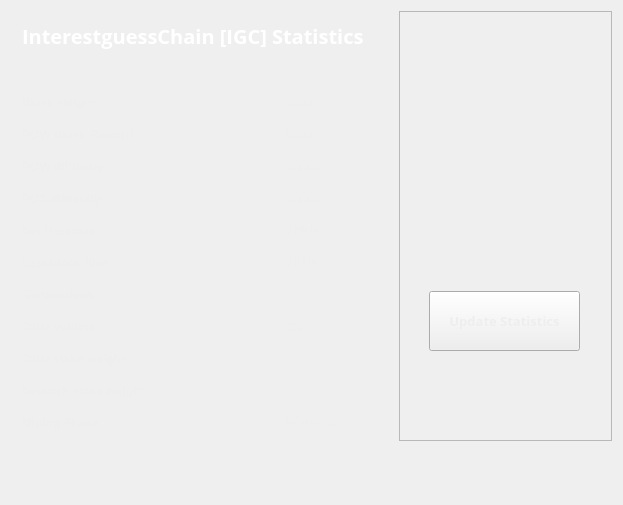
<?xml version="1.0" encoding="UTF-8"?>
<ui version="4.0">
 <class>StatisticsPage</class>
 <widget class="QWidget" name="StatisticsPage">
  <property name="windowModality">
   <enum>Qt::NonModal</enum>
  </property>
  <property name="geometry">
   <rect>
    <x>0</x>
    <y>0</y>
    <width>623</width>
    <height>505</height>
   </rect>
  </property>
  <property name="windowTitle">
   <string>Digging</string>
  </property>
  <property name="styleSheet">
   <string notr="true">color:#eeeeee;
font-family:'Open Sans,sans-serif';</string>
  </property>
  <layout class="QGridLayout" name="gridLayout">
   <property name="sizeConstraint">
    <enum>QLayout::SetMaximumSize</enum>
   </property>
   <item row="0" column="1">
    <widget class="QFrame" name="frame">
     <property name="minimumSize">
      <size>
       <width>213</width>
       <height>0</height>
      </size>
     </property>
     <property name="frameShape">
      <enum>QFrame::StyledPanel</enum>
     </property>
     <property name="frameShadow">
      <enum>QFrame::Raised</enum>
     </property>
     <widget class="QPushButton" name="startButton">
      <property name="geometry">
       <rect>
        <x>30</x>
        <y>280</y>
        <width>151</width>
        <height>60</height>
       </rect>
      </property>
      <property name="sizePolicy">
       <sizepolicy hsizetype="Fixed" vsizetype="Fixed">
        <horstretch>0</horstretch>
        <verstretch>0</verstretch>
       </sizepolicy>
      </property>
      <property name="minimumSize">
       <size>
        <width>120</width>
        <height>60</height>
       </size>
      </property>
      <property name="font">
       <font>
        <family>Open Sans,sans-serif</family>
        <pointsize>10</pointsize>
        <weight>75</weight>
        <bold>true</bold>
        <underline>false</underline>
        <kerning>true</kerning>
       </font>
      </property>
      <property name="autoFillBackground">
       <bool>false</bool>
      </property>
      <property name="styleSheet">
       <string notr="true"/>
      </property>
      <property name="text">
       <string>Update Statistics</string>
      </property>
     </widget>
     <widget class="QLabel" name="label">
      <property name="geometry">
       <rect>
        <x>10</x>
        <y>10</y>
        <width>191</width>
        <height>191</height>
       </rect>
      </property>
      <property name="text">
       <string/>
      </property>
      <property name="pixmap">
       <pixmap resource="../bitcoin.qrc">:/icons/InterestguessChain</pixmap>
      </property>
      <property name="scaledContents">
       <bool>true</bool>
      </property>
     </widget>
    </widget>
   </item>
   <item row="0" column="0">
    <widget class="QFrame" name="gridFrame_2">
     <layout class="QGridLayout" name="gridLayout_4">
      <item row="3" column="0">
       <layout class="QFormLayout" name="formLayout_2">
        <property name="fieldGrowthPolicy">
         <enum>QFormLayout::FieldsStayAtSizeHint</enum>
        </property>
        <property name="horizontalSpacing">
         <number>139</number>
        </property>
        <property name="verticalSpacing">
         <number>18</number>
        </property>
        <property name="rightMargin">
         <number>0</number>
        </property>
        <item row="1" column="0">
         <widget class="QLabel" name="label_14">
          <property name="text">
           <string>&lt;html&gt;&lt;head/&gt;&lt;body&gt;&lt;p&gt;&lt;span style=&quot; font-weight:600;&quot;&gt;Block Height&lt;/span&gt;&lt;/p&gt;&lt;/body&gt;&lt;/html&gt;</string>
          </property>
         </widget>
        </item>
        <item row="1" column="1">
         <widget class="QLabel" name="heightBox">
          <property name="text">
           <string>00000</string>
          </property>
         </widget>
        </item>
        <item row="2" column="0">
         <widget class="QLabel" name="label_12">
          <property name="text">
           <string>&lt;html&gt;&lt;head/&gt;&lt;body&gt;&lt;p&gt;&lt;span style=&quot; font-weight:600;&quot;&gt;POW Block Reward&lt;/span&gt;&lt;/p&gt;&lt;/body&gt;&lt;/html&gt;</string>
          </property>
         </widget>
        </item>
        <item row="2" column="1">
         <widget class="QLabel" name="rewardBox">
          <property name="text">
           <string>10000</string>
          </property>
         </widget>
        </item>
        <item row="3" column="0">
         <widget class="QLabel" name="label_13">
          <property name="text">
           <string>&lt;html&gt;&lt;head/&gt;&lt;body&gt;&lt;p&gt;&lt;span style=&quot; font-weight:600;&quot;&gt;POW difficulty&lt;/span&gt;&lt;/p&gt;&lt;/body&gt;&lt;/html&gt;</string>
          </property>
         </widget>
        </item>
        <item row="3" column="1">
         <widget class="QLabel" name="diffBox">
          <property name="text">
           <string>0.0002</string>
          </property>
         </widget>
        </item>
        <item row="4" column="0">
         <widget class="QLabel" name="label_9">
          <property name="text">
           <string>&lt;html&gt;&lt;head/&gt;&lt;body&gt;&lt;p&gt;&lt;span style=&quot; font-weight:600;&quot;&gt;POS difficulty&lt;/span&gt;&lt;/p&gt;&lt;/body&gt;&lt;/html&gt;</string>
          </property>
         </widget>
        </item>
        <item row="4" column="1">
         <widget class="QLabel" name="diffBox2">
          <property name="text">
           <string>0.0002</string>
          </property>
         </widget>
        </item>
        <item row="5" column="1">
         <widget class="QLabel" name="pawrateBox">
          <property name="text">
           <string>0 MH/s</string>
          </property>
         </widget>
        </item>
        <item row="6" column="0">
         <widget class="QLabel" name="label3_2">
          <property name="sizePolicy">
           <sizepolicy hsizetype="Preferred" vsizetype="Maximum">
            <horstretch>0</horstretch>
            <verstretch>0</verstretch>
           </sizepolicy>
          </property>
          <property name="text">
           <string>&lt;html&gt;&lt;head/&gt;&lt;body&gt;&lt;p&gt;&lt;span style=&quot; font-weight:600;&quot;&gt;Last block time&lt;/span&gt;&lt;/p&gt;&lt;/body&gt;&lt;/html&gt;</string>
          </property>
         </widget>
        </item>
        <item row="6" column="1">
         <widget class="QLabel" name="localBox">
          <property name="text">
           <string>0 KH/s</string>
          </property>
         </widget>
        </item>
        <item row="7" column="0">
         <widget class="QLabel" name="label1_2">
          <property name="text">
           <string>&lt;html&gt;&lt;head/&gt;&lt;body&gt;&lt;p&gt;&lt;span style=&quot; font-weight:600;&quot;&gt;Connections&lt;/span&gt;&lt;/p&gt;&lt;/body&gt;&lt;/html&gt;</string>
          </property>
         </widget>
        </item>
        <item row="7" column="1">
         <widget class="QLabel" name="connectionBox">
          <property name="text">
           <string>0</string>
          </property>
         </widget>
        </item>
        <item row="8" column="0">
         <widget class="QLabel" name="label_8">
          <property name="text">
           <string>&lt;html&gt;&lt;head/&gt;&lt;body&gt;&lt;p&gt;&lt;span style=&quot; font-weight:600;&quot;&gt;Total Volume&lt;/span&gt;&lt;/p&gt;&lt;/body&gt;&lt;/html&gt;</string>
          </property>
         </widget>
        </item>
        <item row="8" column="1">
         <widget class="QLabel" name="volumeBox">
          <property name="text">
           <string>250</string>
          </property>
         </widget>
        </item>
        <item row="9" column="0">
         <widget class="QLabel" name="label_10">
          <property name="text">
           <string>&lt;html&gt;&lt;head/&gt;&lt;body&gt;&lt;p&gt;&lt;span style=&quot; font-weight:600;&quot;&gt;Total stake weight&lt;/span&gt;&lt;/p&gt;&lt;/body&gt;&lt;/html&gt;</string>
          </property>
         </widget>
        </item>
        <item row="9" column="1">
         <widget class="QLabel" name="minBox">
          <property name="text">
           <string>0</string>
          </property>
         </widget>
        </item>
        <item row="10" column="0">
         <widget class="QLabel" name="label_11">
          <property name="text">
           <string>&lt;html&gt;&lt;head/&gt;&lt;body&gt;&lt;p&gt;&lt;span style=&quot; font-weight:600;&quot;&gt;Network stake weight&lt;/span&gt;&lt;/p&gt;&lt;/body&gt;&lt;/html&gt;</string>
          </property>
         </widget>
        </item>
        <item row="10" column="1">
         <widget class="QLabel" name="maxBox">
          <property name="text">
           <string>0</string>
          </property>
         </widget>
        </item>
        <item row="11" column="0">
         <widget class="QLabel" name="label_15">
          <property name="text">
           <string>&lt;html&gt;&lt;head/&gt;&lt;body&gt;&lt;p&gt;&lt;span style=&quot; font-weight:600;&quot;&gt;Mining Phase&lt;/span&gt;&lt;/p&gt;&lt;/body&gt;&lt;/html&gt;</string>
          </property>
         </widget>
        </item>
        <item row="11" column="1">
         <widget class="QLabel" name="cBox">
          <property name="text">
           <string>POW-POS</string>
          </property>
         </widget>
        </item>
        <item row="5" column="0">
         <widget class="QLabel" name="label_16">
          <property name="text">
           <string>&lt;html&gt;&lt;head/&gt;&lt;body&gt;&lt;p&gt;&lt;span style=&quot; font-weight:600;&quot;&gt;Net Hashrate&lt;/span&gt;&lt;/p&gt;&lt;/body&gt;&lt;/html&gt;</string>
          </property>
         </widget>
        </item>
       </layout>
      </item>
      <item row="1" column="0">
       <layout class="QHBoxLayout" name="horizontalLayout_4">
        <property name="spacing">
         <number>7</number>
        </property>
        <item>
         <widget class="QLabel" name="label_5">
          <property name="font">
           <font>
            <family>Open Sans,sans-serif</family>
           </font>
          </property>
          <property name="text">
           <string>&lt;html&gt;&lt;head/&gt;&lt;body&gt;&lt;p&gt;&lt;span style=&quot; font-size:20px; font-weight:600; color:#FFFFFF;&quot;&gt;InterestguessChain [IGC] Statistics&lt;/span&gt;&lt;/p&gt;&lt;/body&gt;&lt;/html&gt;</string>
          </property>
         </widget>
        </item>
        <item>
         <spacer name="horizontalSpacer_2">
          <property name="orientation">
           <enum>Qt::Horizontal</enum>
          </property>
          <property name="sizeHint" stdset="0">
           <size>
            <width>40</width>
            <height>20</height>
           </size>
          </property>
         </spacer>
        </item>
       </layout>
      </item>
      <item row="2" column="0">
       <spacer name="verticalSpacer_2">
        <property name="orientation">
         <enum>Qt::Vertical</enum>
        </property>
        <property name="sizeHint" stdset="0">
         <size>
          <width>20</width>
          <height>40</height>
         </size>
        </property>
       </spacer>
      </item>
     </layout>
    </widget>
   </item>
   <item row="1" column="0">
    <spacer name="verticalSpacer">
     <property name="orientation">
      <enum>Qt::Vertical</enum>
     </property>
     <property name="sizeHint" stdset="0">
      <size>
       <width>20</width>
       <height>40</height>
      </size>
     </property>
    </spacer>
   </item>
  </layout>
 </widget>
 <layoutdefault spacing="6" margin="11"/>
 <resources>
  <include location="../bitcoin.qrc"/>
 </resources>
 <connections/>
</ui>
